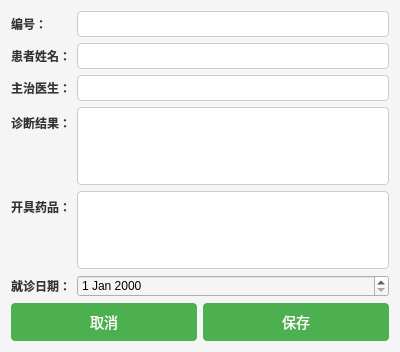
<?xml version="1.0" encoding="UTF-8"?>
<ui version="4.0">
 <class>MedicalRecordEditView</class>
 <widget class="QWidget" name="MedicalRecordEditView">
  <property name="geometry">
   <rect>
    <x>0</x>
    <y>0</y>
    <width>400</width>
    <height>300</height>
   </rect>
  </property>
  <property name="windowTitle">
   <string>Form</string>
  </property>
  <property name="styleSheet">
   <string notr="true">
    /* 设置背景颜色和字体样式 */
    QWidget {
        background-color: #f5f5f5;
        font-family: Arial, sans-serif;
        font-size: 12px;
    }

    /* 设置 QLabel 的样式 */
    QLabel {
        color: #333333;
        font-weight: bold;
    }

    /* 设置 QLineEdit 的样式 */
    QLineEdit {
        border: 1px solid #cccccc;
        border-radius: 4px;
        padding: 4px;
        background: #ffffff;
    }
 QPlainTextEdit {
        border: 1px solid #cccccc;
        border-radius: 4px;
        padding: 4px;
        background: #ffffff;
    }

    /* 设置 QComboBox 的样式 */
    QComboBox {
        border: 1px solid #cccccc;
        border-radius: 4px;
        padding: 4px;
        background: #ffffff;
    }

    /* 设置 QSpinBox 的样式 */
    QSpinBox {
        border: 1px solid #cccccc;
        border-radius: 4px;
        padding: 4px;
        background: #ffffff;
    }

    /* 设置 QPushButton 的样式 */
    QPushButton {
        background-color: #4CAF50;
        color: white;
        border: none;
        border-radius: 4px;
        padding: 8px 16px;
        font-size: 14px;
    }

    QPushButton:hover {
        background-color: #45a049;
    }

    QPushButton#button_cancel {
        background-color: #f44336;
    }

    QPushButton#button_cancel:hover {
        background-color: #d32f2f;
    }
   </string>
  </property>
  <layout class="QVBoxLayout" name="verticalLayout">
   <item>
    <layout class="QFormLayout" name="formLayout">
     <item row="0" column="0">
      <widget class="QLabel" name="label">
       <property name="text">
        <string>编号：</string>
       </property>
      </widget>
     </item>
     <item row="0" column="1">
      <widget class="QLineEdit" name="dbEditID"/>
     </item>
     <item row="1" column="0">
      <widget class="QLabel" name="label_2">
       <property name="text">
        <string>患者姓名：</string>
       </property>
      </widget>
     </item>
     <item row="1" column="1">
      <widget class="QLineEdit" name="dbEditPatientName"/>
     </item>
     <item row="2" column="0">
      <widget class="QLabel" name="label_3">
       <property name="text">
        <string>主治医生：</string>
       </property>
      </widget>
     </item>
     <item row="2" column="1">
      <widget class="QLineEdit" name="dbEditDoctorName"/>
     </item>
     <item row="3" column="0">
      <widget class="QLabel" name="label_5">
       <property name="text">
        <string>诊断结果：</string>
       </property>
      </widget>
     </item>
     <item row="4" column="0">
      <widget class="QLabel" name="label_6">
       <property name="text">
        <string>开具药品：</string>
       </property>
      </widget>
     </item>
     <item row="5" column="0">
      <widget class="QLabel" name="label_4">
       <property name="text">
        <string>就诊日期：</string>
       </property>
      </widget>
     </item>
     <item row="5" column="1">
      <widget class="QDateEdit" name="dbEditDate"/>
     </item>
     <item row="3" column="1">
      <widget class="QPlainTextEdit" name="dbEditResult"/>
     </item>
     <item row="4" column="1">
      <widget class="QPlainTextEdit" name="dbEditDrug"/>
     </item>
    </layout>
   </item>
   <item>
    <layout class="QHBoxLayout" name="horizontalLayout">
     <item>
      <widget class="QPushButton" name="btCancel">
       <property name="text">
        <string>取消</string>
       </property>
      </widget>
     </item>
     <item>
      <widget class="QPushButton" name="btSave">
       <property name="text">
        <string>保存</string>
       </property>
      </widget>
     </item>
    </layout>
   </item>
  </layout>
 </widget>
 <resources/>
 <connections/>
</ui>
